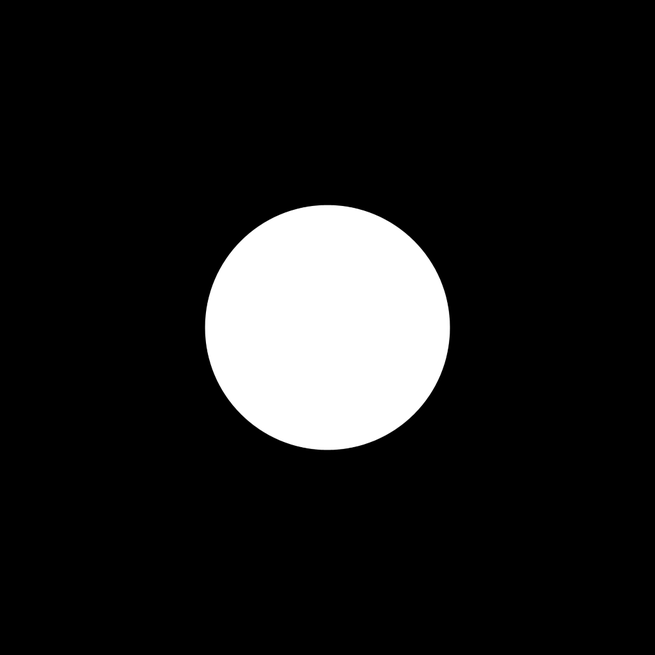
#> input picture FFT_CGH_thesis/SNR_Diff/Ch6/One circle_1024.png, 655 x 655 px, shrunk from 1024 x 1024 before the run
$ python FFT_GS_nc_n2_CH6.py
#> lines starting #> are read from the running program, lines starting #| are printed output that depends on the picture
# -*- coding: utf-8 -*-
"""
Created on Sun Oct 27 10:45:57 2024

@author: gaosh
"""
from PIL import Image
import numpy as np
import matplotlib.pyplot as plt
from scipy.fft import fft2, fftshift,ifft2,ifftshift
import os
import time


start_t=time.time()

os.chdir("C:/Users/Laboratorio/MakeHologram/FFT_CGH_thesis/SNR_Diff/Ch6")
filename="One circle_1024"
im=plt.imread(f"{filename}.png")
#> im is the input picture: shape (655, 655, 4) float32; mean R, G, B, A 0.11, 0.11, 0.11, 1

height=im.shape[0]
#> height = 655
width=im.shape[1]
#> width = 655

l=300  # Length that is from edge to center.
c_w,c_h=width//2,height//2 # Center
#> c_w = 327; c_h = 327
lh,lw=height-2*l,width-2*l  # Height and width for the window.
#> lh = 55; lw = 55

#R channel
im_shift_r=fftshift(im[:,:,0])
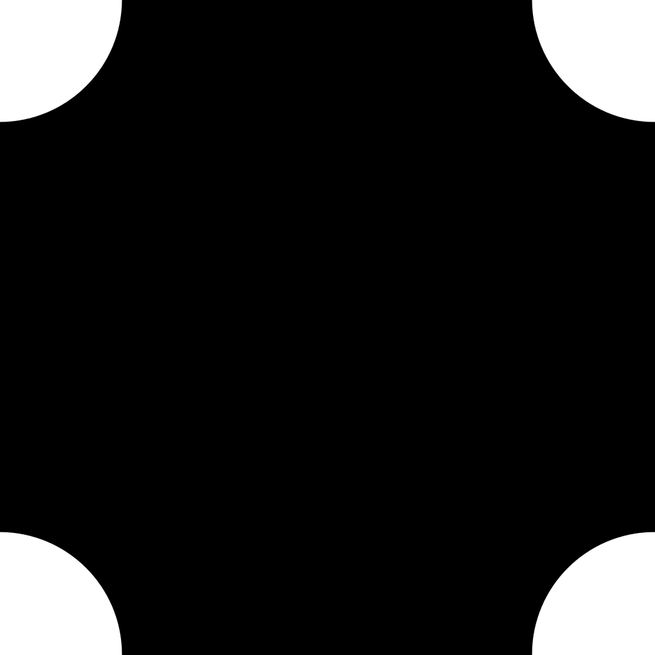
#> im_shift_r: shape (655, 655) float32; min 0, max 1, mean 0.11
#G channel
im_shift_g=fftshift(im[:,:,1])
#B channel
im_shift_b=fftshift(im[:,:,2])

# Random noise generation.
rand=np.random.uniform(0, 1, (height, width))
rand_2pi=np.pi*rand
rand_ma=np.max(rand_2pi)
#> rand_ma = 3.14
rand_mi=np.min(rand_2pi)
#> rand_mi = 9.27e-06
exp_rand=np.exp(1j*rand_2pi) # Random phase noise
# Apply phase noise to fields, which are square root of intensity in different channels.
im_r_rand=exp_rand*np.sqrt(im_shift_r)

im_g_rand=exp_rand*np.sqrt(im_shift_g)

im_b_rand=exp_rand*np.sqrt(im_shift_b)
# Compute forward 2D Fast Fourier Transform (FFT2) of each channel.
current_field_r =fftshift(fft2(im_r_rand))
current_field_g =fftshift(fft2(im_g_rand))
current_field_b =fftshift(fft2(im_b_rand))
# Iteration1 and iteration2 are for GS algorithm without and width window.

iterations2=40

for i in range(iterations2):

    # Inverse FFT2 computation that is the same as previous iterative loop.
    current_field_r_i = ifft2(ifftshift(np.exp(1j * np.angle(current_field_r))))
    current_field_g_i = ifft2(ifftshift(np.exp(1j * np.angle(current_field_g))))
    current_field_b_i = ifft2(ifftshift(np.exp(1j * np.angle(current_field_b))))
    # [4 lines of commented-out code are left out]
    n=1
    # Retrieve both amplitudes and phase of inverse FFT2 computation, and normalize amplitude part by the maximum in each channel.
    current_field_r_i_t =np.sqrt(n*abs(current_field_r_i)**2/np.max(abs(current_field_r_i)**2)) *np.exp(1j * np.angle(current_field_r_i))
    current_field_g_i_t =np.sqrt(n*abs(current_field_g_i)**2/np.max(abs(current_field_g_i)**2)) *np.exp(1j * np.angle(current_field_g_i))
    current_field_b_i_t =np.sqrt(n*abs(current_field_b_i)**2/np.max(abs(current_field_b_i)**2)) *np.exp(1j * np.angle(current_field_b_i))
    print(f"turn {i}: max I={np.max(abs(current_field_r_i)**2)}, I={abs(current_field_r_i[250,250])**2}, Nor={abs(current_field_r_i[250,250])**2/np.max(abs(current_field_r_i)**2)}")
    # print(f"turn {i}: sum I={np.sum(abs(current_field_r_i)**2)}")
    # Create new object fields with original fields, and the phases are the same as the previous step.
    current_field_r_n =np.sqrt(im_shift_r)*np.exp(1j * np.angle(current_field_r_i))
    current_field_g_n =np.sqrt(im_shift_g)*np.exp(1j * np.angle(current_field_g_i))
    current_field_b_n =np.sqrt(im_shift_b)*np.exp(1j * np.angle(current_field_b_i))
    # In the window, the amplitudes are from original. Otherwise, the amplitudes are from retrieved amplitudes in inverse FFT2 computation.
    current_field_r_n[:,c_w-l:c_w+l]=current_field_r_i_t[:,c_w-l:c_w+l]
    current_field_g_n[:,c_w-l:c_w+l]=current_field_g_i_t[:,c_w-l:c_w+l]
    current_field_b_n[:,c_w-l:c_w+l]=current_field_b_i_t[:,c_w-l:c_w+l]

    current_field_r_n[c_h-l:c_h+l,0:c_w-l]=current_field_r_i_t[c_h-l:c_h+l,0:c_w-l]
    current_field_g_n[c_h-l:c_h+l,0:c_w-l]=current_field_g_i_t[c_h-l:c_h+l,0:c_w-l]
    current_field_b_n[c_h-l:c_h+l,0:c_w-l]=current_field_b_i_t[c_h-l:c_h+l,0:c_w-l]

    current_field_r_n[c_h-l:c_h+l,c_w+l:width]=current_field_r_i_t[c_h-l:c_h+l,c_w+l:width]
    current_field_g_n[c_h-l:c_h+l,c_w+l:width]=current_field_g_i_t[c_h-l:c_h+l,c_w+l:width]
    current_field_b_n[c_h-l:c_h+l,c_w+l:width]=current_field_b_i_t[c_h-l:c_h+l,c_w+l:width]
    print(f"turn {i}: max I={np.max(abs(current_field_r_n)**2)}, I={abs(current_field_r_n[250,250])**2}, Nor={abs(current_field_r_n[250,250])**2/np.max(abs(current_field_r_n)**2)}")
    # Compute Forward FFT2 to obtain phase holograms with window.
    current_field_r = fftshift(fft2(current_field_r_n ))
    current_field_g = fftshift(fft2(current_field_g_n ))
    current_field_b = fftshift(fft2(current_field_b_n ))
#> this loop made 40 passes
#> (printed output is left out)
    # [6 lines of commented-out code are left out]
optimized_phase_r = np.angle(current_field_r)
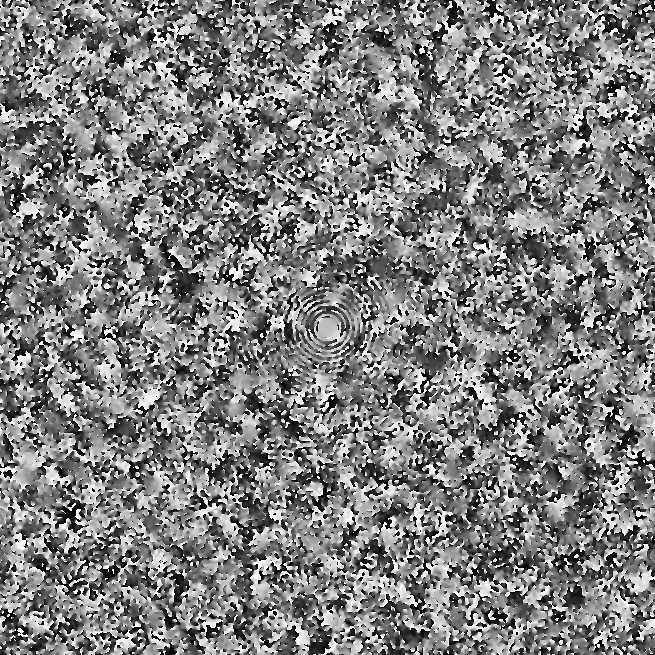
#> optimized_phase_r: shape (655, 655) float64; min -3.14, max 3.14, mean 0.0013; drawn with min black and max white
phase_rr_modi=(optimized_phase_r/np.pi+1)*(255/2)
# [4 lines of commented-out code are left out]

optimized_phase_g = np.angle(current_field_g)
phase_gr_modi=(optimized_phase_g/np.pi+1)*(255/2)

optimized_phase_b = np.angle(current_field_b)
phase_br_modi=(optimized_phase_b/np.pi+1)*(255/2)
# Combine three holograms in to one image.
im_modify_noL = np.zeros_like(im,shape=(im.shape[0], im.shape[1], 3))
#> im_modify_noL: shape (655, 655, 3) float32; every value is 0
im_modify_noL[:,:,0] = phase_rr_modi
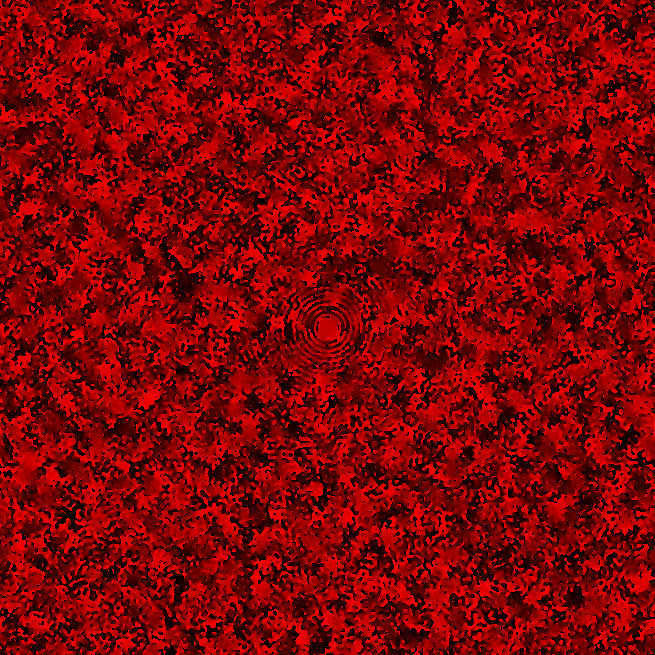
#> im_modify_noL: shape (655, 655, 3) float32; mean R, G, B 127.6, 0, 0
im_modify_noL[:,:,1] = phase_gr_modi
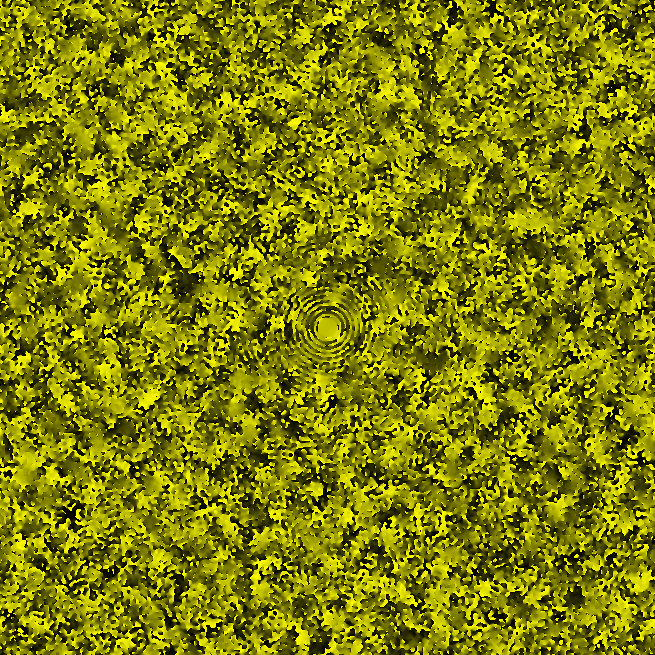
#> im_modify_noL: shape (655, 655, 3) float32; mean R, G, B 127.6, 127.6, 0
im_modify_noL[:,:,2] = phase_br_modi
# Crop the final RGB CGHs into different size.
def crop(im_modify,name):
#> called with name = 'nl'
    im_cropped=im_modify
    im_cropped = im_cropped.astype(np.uint8)
    im_modi = Image.fromarray(im_cropped)
    im_modi.save(f"{filename}_GS_n2_{iterations2}_{name}.png")

C_noL=crop(im_modify_noL, f"nl")

end_t=time.time()
print(f"Time consuming {end_t-start_t}s, iteration {iterations2}")
